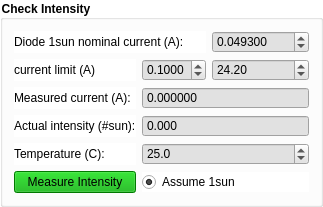
             <widget class="QGroupBox" name="groupBox_CheckIntensity">
              <property name="palette">
               <palette>
                <active>
                 <colorrole role="Button">
                  <brush brushstyle="SolidPattern">
                   <color alpha="255">
                    <red>255</red>
                    <green>255</green>
                    <blue>255</blue>
                   </color>
                  </brush>
                 </colorrole>
                 <colorrole role="Base">
                  <brush brushstyle="SolidPattern">
                   <color alpha="255">
                    <red>255</red>
                    <green>255</green>
                    <blue>255</blue>
                   </color>
                  </brush>
                 </colorrole>
                 <colorrole role="Window">
                  <brush brushstyle="SolidPattern">
                   <color alpha="255">
                    <red>255</red>
                    <green>255</green>
                    <blue>255</blue>
                   </color>
                  </brush>
                 </colorrole>
                </active>
                <inactive>
                 <colorrole role="Button">
                  <brush brushstyle="SolidPattern">
                   <color alpha="255">
                    <red>255</red>
                    <green>255</green>
                    <blue>255</blue>
                   </color>
                  </brush>
                 </colorrole>
                 <colorrole role="Base">
                  <brush brushstyle="SolidPattern">
                   <color alpha="255">
                    <red>255</red>
                    <green>255</green>
                    <blue>255</blue>
                   </color>
                  </brush>
                 </colorrole>
                 <colorrole role="Window">
                  <brush brushstyle="SolidPattern">
                   <color alpha="255">
                    <red>255</red>
                    <green>255</green>
                    <blue>255</blue>
                   </color>
                  </brush>
                 </colorrole>
                </inactive>
                <disabled>
                 <colorrole role="Button">
                  <brush brushstyle="SolidPattern">
                   <color alpha="255">
                    <red>255</red>
                    <green>255</green>
                    <blue>255</blue>
                   </color>
                  </brush>
                 </colorrole>
                 <colorrole role="Base">
                  <brush brushstyle="SolidPattern">
                   <color alpha="255">
                    <red>255</red>
                    <green>255</green>
                    <blue>255</blue>
                   </color>
                  </brush>
                 </colorrole>
                 <colorrole role="Window">
                  <brush brushstyle="SolidPattern">
                   <color alpha="255">
                    <red>255</red>
                    <green>255</green>
                    <blue>255</blue>
                   </color>
                  </brush>
                 </colorrole>
                </disabled>
               </palette>
              </property>
              <property name="font">
               <font>
                <weight>75</weight>
                <bold>true</bold>
               </font>
              </property>
              <property name="cursor">
               <cursorShape>ArrowCursor</cursorShape>
              </property>
              <property name="autoFillBackground">
               <bool>false</bool>
              </property>
              <property name="styleSheet">
               <string notr="true">background-color: rgb(255, 255, 255);</string>
              </property>
              <property name="title">
               <string>Check Intensity</string>
              </property>
              <property name="flat">
               <bool>false</bool>
              </property>
              <property name="checkable">
               <bool>false</bool>
              </property>
              <layout class="QGridLayout" name="gridLayout_2">
               <item row="4" column="1" colspan="2">
                <widget class="QDoubleSpinBox" name="doubleSpinBox_Temperature">
                 <property name="styleSheet">
                  <string notr="true">background-color: rgb(225, 225, 225);</string>
                 </property>
                 <property name="decimals">
                  <number>1</number>
                 </property>
                 <property name="value">
                  <double>25.000000000000000</double>
                 </property>
                </widget>
               </item>
               <item row="0" column="0" colspan="2">
                <widget class="QLabel" name="label_8">
                 <property name="text">
                  <string>Diode 1sun nominal current (A):</string>
                 </property>
                </widget>
               </item>
               <item row="0" column="2">
                <widget class="QDoubleSpinBox" name="doubleSpinBox_DiodeNominalCurrent">
                 <property name="styleSheet">
                  <string notr="true">background-color: rgb(225, 225, 225);</string>
                 </property>
                 <property name="decimals">
                  <number>6</number>
                 </property>
                 <property name="maximum">
                  <double>1000.000000000000000</double>
                 </property>
                 <property name="value">
                  <double>0.049300000000000</double>
                 </property>
                </widget>
               </item>
               <item row="2" column="0">
                <widget class="QLabel" name="label_10">
                 <property name="text">
                  <string>Measured current (A):</string>
                 </property>
                </widget>
               </item>
               <item row="3" column="1" colspan="2">
                <widget class="QDoubleSpinBox" name="doubleSpinBox_NumbSun">
                 <property name="enabled">
                  <bool>true</bool>
                 </property>
                 <property name="focusPolicy">
                  <enum>Qt::NoFocus</enum>
                 </property>
                 <property name="styleSheet">
                  <string notr="true">background-color: rgb(225, 225, 225);</string>
                 </property>
                 <property name="inputMethodHints">
                  <set>Qt::ImhFormattedNumbersOnly</set>
                 </property>
                 <property name="readOnly">
                  <bool>true</bool>
                 </property>
                 <property name="buttonSymbols">
                  <enum>QAbstractSpinBox::NoButtons</enum>
                 </property>
                 <property name="decimals">
                  <number>3</number>
                 </property>
                </widget>
               </item>
               <item row="3" column="0">
                <widget class="QLabel" name="label_11">
                 <property name="text">
                  <string>Actual intensity (#sun):</string>
                 </property>
                </widget>
               </item>
               <item row="2" column="1" colspan="2">
                <widget class="QDoubleSpinBox" name="doubleSpinBox_MeasuredDiodeCurrent">
                 <property name="styleSheet">
                  <string notr="true">background-color: rgb(225, 225, 225);</string>
                 </property>
                 <property name="buttonSymbols">
                  <enum>QAbstractSpinBox::NoButtons</enum>
                 </property>
                 <property name="decimals">
                  <number>6</number>
                 </property>
                 <property name="maximum">
                  <double>1000.000000000000000</double>
                 </property>
                </widget>
               </item>
               <item row="4" column="0">
                <widget class="QLabel" name="label_12">
                 <property name="text">
                  <string>Temperature (C):</string>
                 </property>
                </widget>
               </item>
               <item row="5" column="0">
                <widget class="QPushButton" name="pushButton_MeasureIntensityDiode">
                 <property name="styleSheet">
                  <string notr="true">background-color: rgb(0, 170, 0);</string>
                 </property>
                 <property name="text">
                  <string>Measure Intensity</string>
                 </property>
                </widget>
               </item>
               <item row="5" column="1" colspan="2">
                <widget class="QRadioButton" name="radioButton_Assume1sun">
                 <property name="text">
                  <string>Assume 1sun</string>
                 </property>
                 <property name="checked">
                  <bool>true</bool>
                 </property>
                </widget>
               </item>
               <item row="1" column="1">
                <widget class="QDoubleSpinBox" name="doubleSpinBox_RefCellIlimit">
                 <property name="styleSheet">
                  <string notr="true">background-color: rgb(225, 225, 225);</string>
                 </property>
                 <property name="decimals">
                  <number>4</number>
                 </property>
                 <property name="maximum">
                  <double>1.000000000000000</double>
                 </property>
                 <property name="singleStep">
                  <double>0.001000000000000</double>
                 </property>
                 <property name="value">
                  <double>0.100000000000000</double>
                 </property>
                </widget>
               </item>
               <item row="1" column="0">
                <widget class="QLabel" name="label_33">
                 <property name="text">
                  <string>current limit (A)</string>
                 </property>
                </widget>
               </item>
               <item row="1" column="2">
                <widget class="QDoubleSpinBox" name="doubleSpinBox_LampPower">
                 <property name="styleSheet">
                  <string notr="true">background-color: rgb(225, 225, 225);</string>
                 </property>
                 <property name="value">
                  <double>24.199999999999999</double>
                 </property>
                </widget>
               </item>
              </layout>
             </widget>
